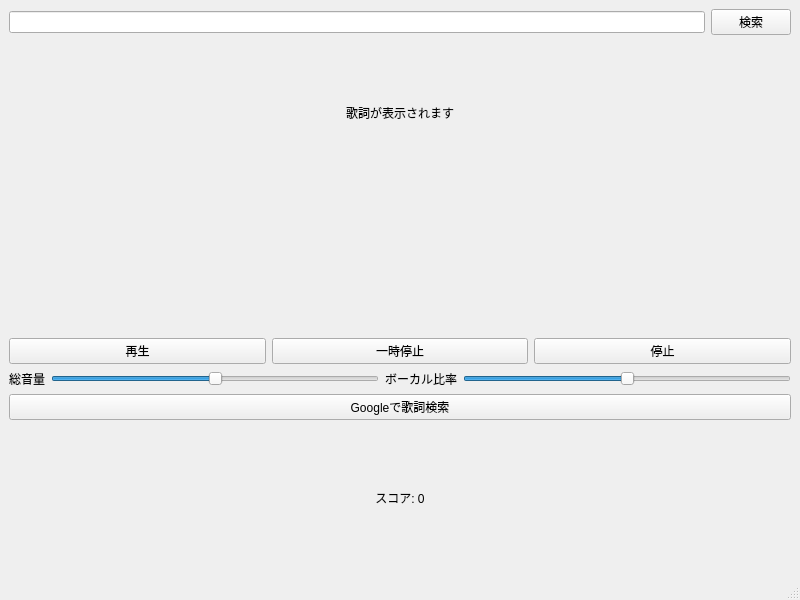
<?xml version="1.0" encoding="UTF-8"?>
<ui version="4.0">
    <class>MainWindow</class>
    <widget class="QMainWindow" name="MainWindow">
        <property name="geometry">
            <rect>
                <x>0</x>
                <y>0</y>
                <width>800</width>
                <height>600</height>
            </rect>
        </property>
        <property name="windowTitle">
            <string>なんでもカラオケ</string>
        </property>
        <widget class="QWidget" name="centralwidget">
            <layout class="QVBoxLayout" name="verticalLayout">
                <item>
                    <layout class="QHBoxLayout" name="downloadLayout">
                        <item>
                            <widget class="QLineEdit" name="downloadInput" />
                        </item>
                        <item>
                            <widget class="QPushButton" name="downloadButton">
                                <property name="text">
                                    <string>検索</string>
                                </property>
                            </widget>
                        </item>
                    </layout>
                </item>
                <item>
                    <widget class="QLabel" name="lyricsLabel">
                        <property name="text">
                            <string>歌詞が表示されます</string>
                        </property>
                        <property name="alignment">
                            <set>Qt::AlignCenter</set>
                        </property>
                        <property name="wordWrap">
                            <bool>true</bool>
                        </property>
                    </widget>
                </item>
                <item>
                    <widget class="PitchBar" name="pitchBarWidget">
                        <property name="minimumSize">
                            <size>
                                <width>0</width>
                                <height>100</height>
                            </size>
                        </property>
                    </widget>
                </item>
                <item>
                    <layout class="QHBoxLayout" name="horizontalLayout">
                        <item>
                            <widget class="QPushButton" name="playButton">
                                <property name="text">
                                    <string>再生</string>
                                </property>
                            </widget>
                        </item>
                        <item>
                            <widget class="QPushButton" name="pauseButton">
                                <property name="text">
                                    <string>一時停止</string>
                                </property>
                            </widget>
                        </item>
                        <item>
                            <widget class="QPushButton" name="stopButton">
                                <property name="text">
                                    <string>停止</string>
                                </property>
                            </widget>
                        </item>
                    </layout>
                </item>
                <item>
                    <layout class="QHBoxLayout" name="volumeLayout">
                        <item>
                            <widget class="QLabel" name="totalVolumeLabel">
                                <property name="text">
                                    <string>総音量</string>
                                </property>
                            </widget>
                        </item>
                        <item>
                            <widget class="QSlider" name="totalVolumeSlider">
                                <property name="orientation">
                                    <enum>Qt::Horizontal</enum>
                                </property>
                                <property name="minimum">
                                    <number>0</number>
                                </property>
                                <property name="maximum">
                                    <number>100</number>
                                </property>
                                <property name="value">
                                    <number>50</number>
                                </property>
                            </widget>
                        </item>
                        <item>
                            <widget class="QLabel" name="vocalRatioLabel">
                                <property name="text">
                                    <string>ボーカル比率</string>
                                </property>
                            </widget>
                        </item>
                        <item>
                            <widget class="QSlider" name="vocalRatioSlider">
                                <property name="orientation">
                                    <enum>Qt::Horizontal</enum>
                                </property>
                                <property name="minimum">
                                    <number>0</number>
                                </property>
                                <property name="maximum">
                                    <number>100</number>
                                </property>
                                <property name="value">
                                    <number>50</number>
                                </property>
                            </widget>
                        </item>
                    </layout>
                </item>
                <item>
                    <layout class="QHBoxLayout" name="horizontalLayout">
                        <item>
                            <widget class="QPushButton" name="searchButton">
                                <property name="text">
                                    <string>Googleで歌詞検索</string>
                                </property>
                            </widget>
                        </item>
                    </layout>
                </item>
                <item>
                    <widget class="QLabel" name="scoreLabel">
                        <property name="text">
                            <string>スコア: 0</string>
                        </property>
                        <property name="alignment">
                            <set>Qt::AlignCenter</set>
                        </property>
                    </widget>
                </item>
            </layout>
        </widget>
        <widget class="QMenuBar" name="menubar">
            <property name="geometry">
                <rect>
                    <x>0</x>
                    <y>0</y>
                    <width>800</width>
                    <height>21</height>
                </rect>
            </property>
        </widget>
        <widget class="QStatusBar" name="statusbar" />
    </widget>
    <customwidgets>
        <customwidget>
            <class>PitchBar</class>
            <extends>QWidget</extends>
            <header>src/gui/widgets/pitch_bar</header>
            <container>1</container>
        </customwidget>
    </customwidgets>
    <resources />
    <connections />
</ui>
